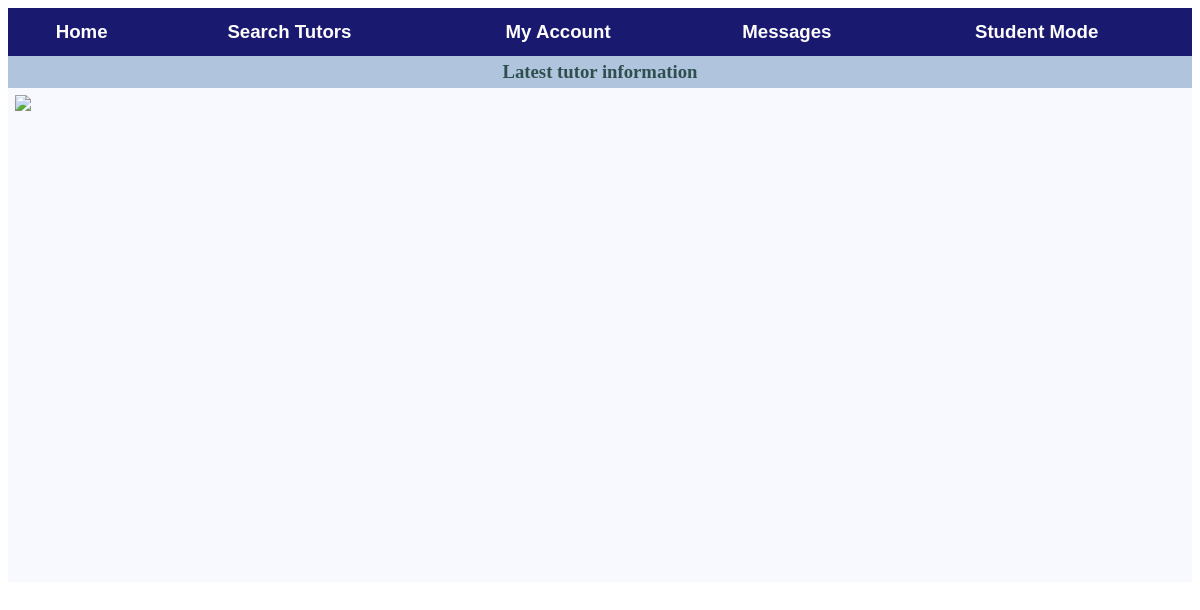
The app's page /, older data.
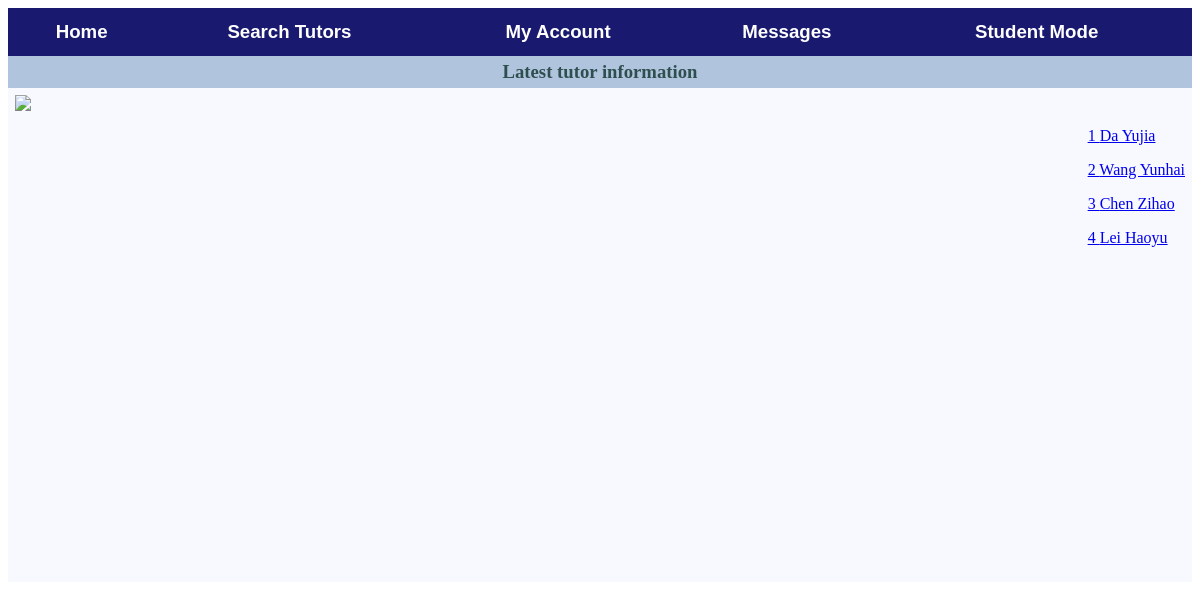
The same page, newer data.
### Tutorial/models.py (models this page shows, shortened)
class Tutor(models.Model):
    user = models.ForeignKey(User, on_delete=models.CASCADE)
    timeslot = models.CharField(max_length=336)

class User(models.Model):
    user_name = models.CharField(max_length=200)
    name = models.CharField(max_length=200)
    password = models.CharField(max_length=200)
    tutorial_session = models.CharField(max_length=336)
    wallet = models.ForeignKey(Wallet, on_delete = models.CASCADE)

### Tutorial/views.py (the view)
# urls.py: url(r'^$', views.index, name='index'),
def index(request):
	all_tutors = Tutor.objects.all()
	private_tutors = PrivateTutor.objects.all()
	params = {"latest_Tutor_list": all_tutors, "private_Tutor_list" : private_tutors}
	return render(request, 'index.html', params)

### Tutorial/templates/index.html (shortened to what this page needs)
<!DOCTYPE html>
<html style="height : 100%;">
	<head>
	</head>
	<body style="height : 100%;">
		<div id="header" class="header" style=" background-color: #191970;  margin : auto; font-size : 14pt; padding: 10px; text-align : center; font-family : Futura, Arial;">
			<table style="width : 100%;">
				<tr>
					<th><a id="Home" href="" style="color : white; text-decoration:none;">Home</a></th>
					<th><a id="SearchTutors" href="" style="color : white; text-decoration:none;">Search Tutors</a></th>
					<th><a id="MyAccount" href="{% url 'Tutorial:myaccount' 1 %}" style="color : white; text-decoration:none;">My Account</a></th>
					<th><a id="Messages" href="" style="color : white; text-decoration:none;">Messages</a></th>
					<th><a id="Mode" href="" style="color : white; text-decoration:none;">Student Mode</a></th>
				</tr>
			</table>
        </div>
		<h3 style="background-color: #B0C4DE; color : #2F4F4F;  padding : 5px; text-align : center; border : 0px solid #708090; margin : 0;">Latest tutor information</h3>
		<div id="TutoInfo" style="background-color : #F8F8FF; padding : 7px; height : 60%;">
			<img src="logo.jpg" style="width : 20%; ">
			<ul style="float : right;  text-align : left; color : #778899;">
				{%for Tutor in latest_Tutor_list%}
				<div>
					<p><a href="{% url 'Tutorial:tutorpage' Tutor.id %}">{{Tutor.id}}   {{Tutor.user.name}}</a></p>
				</div>
				{%endfor%}
			</ul>
		</div>
	</body>
</html>

Row changes from the older to the newer data that the page shows:
added Tutor: id "1", user.name "Da Yujia"
added Tutor: id "2", user.name "Wang Yunhai"
added Tutor: id "3", user.name "Chen Zihao"
added Tutor: id "4", user.name "Lei Haoyu"
